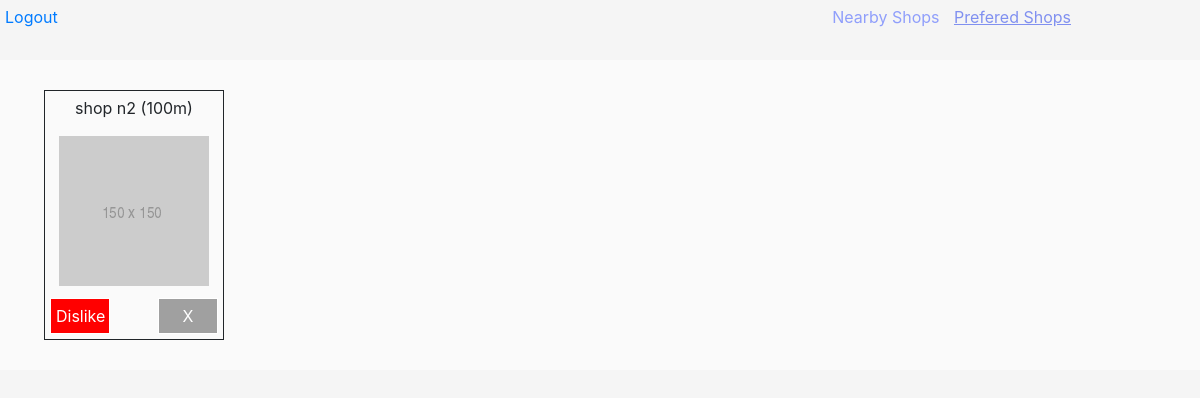
The app's page /preferedShops (signed in) with its own data.
### tables this page shows
CREATE TABLE "shops" (
	"id"	INTEGER PRIMARY KEY AUTOINCREMENT,
	"name"	TEXT,
	"image"	TEXT,
	"distance"	INTEGER
);

### classes/Shop.php (called while the page is built, shortened)
<?php
class Shop
{
	public static function getShops()
	{
		$pdo = new PDO('sqlite:data.db', null, null, [
			PDO::ATTR_ERRMODE => PDO::ERRMODE_EXCEPTION,
			PDO::ATTR_DEFAULT_FETCH_MODE => PDO::FETCH_OBJ
		]);
		$query = $pdo->query('SELECT * FROM shops ORDER BY distance');
		$i = 0;
		$arr = [];
		try{
			while($shops = $query->fetch()){
				$arr[$i] = $shops;
				$i++;
			}
			return $arr;
		} catch(PDOException $e){
			$error = $e->getMessage();
		}
	}
	public static function liked($user,$id){
		$pdo = new PDO('sqlite:data.db', null, null, [
			PDO::ATTR_ERRMODE => PDO::ERRMODE_EXCEPTION,
			PDO::ATTR_DEFAULT_FETCH_MODE => PDO::FETCH_OBJ
		]);
		$query = $pdo->query('SELECT COUNT(*) nbr FROM shops,`like_dislike` WHERE id='.$id.' AND id_shop='.$id.' AND id_user='.$user.' AND type=1 ORDER BY distance');
		$count = $query->fetch();
		if($count->nbr == 0){
			return false;
		}else{
			return true;
		}
	}
	public static function disliked($user,$id){
		$pdo = new PDO('sqlite:data.db', null, null, [
			PDO::ATTR_ERRMODE => PDO::ERRMODE_EXCEPTION,
			PDO::ATTR_DEFAULT_FETCH_MODE => PDO::FETCH_OBJ
		]);
		$query = $pdo->query('SELECT COUNT(*) nbr FROM shops,like_dislike WHERE id='.$id.' AND id_shop='.$id.' AND id_user='.$user.' AND type=0 ORDER BY distance');
		$count = $query->fetch();
		if($count->nbr == 0){
			return false;
		}else{
			return true;
		}
	}
}
?>

### views/preferedShops.php (the view, shortened to what this page needs)
<nav id="nav">
  <ul>
    <li><a href="nearbyShops">Nearby Shops</a></li>
    <li><a href="preferedShops" class="active">Prefered Shops</a></li>
  </ul>
  <a href="logout">Logout</a>
</nav>
<div id="container">
<?php
  $shops = Shop::getShops();
  for($i=0;$i<count($shops);$i++){
    if(Shop::liked($_SESSION['id'],$shops[$i]->id)){
    ?>
    <div class="shop" id="shop_<?= $shops[$i]->id ?>">
      <span class="name"><p><?= $shops[$i]->name; ?> (<?= $shops[$i]->distance; ?>m)</p></span>
      <span class="image"><img src="<?= $shops[$i]->image; ?>"></span>
      <?php if(!Shop::disliked($_SESSION['id'],$shops[$i]->id)){ ?><span class="dislikebtn" id="dislike_<?= $shops[$i]->id;?>">Dislike</span><?php }?>
      <?php if(!Shop::disliked($_SESSION['id'],$shops[$i]->id)){ ?><span class="likebtn" style="background: #A0A0A0 ;" id="remove_<?= $shops[$i]->id;?>">X</span><?php }?>
    </div>
    <?php
    }
  }
?>
</div>

### css/style.css (style rules this page uses)
html, body { height: 100%; }
body { display: -ms-flexbox; display: flex; -ms-flex-align: center; align-items: center; padding-top: 40px; padding-bottom: 40px; background-color: #f5f5f5; }
#nav { position: fixed; top: 0; left: 0; width: 100%; padding: 5px; }
#nav ul { float: right; margin-right: 10%; }
#nav ul li { display: inline; padding: 5px; }
#nav ul li a { text-decoration: none; color: #8F9EFB; }
#nav ul li a.active { text-decoration: underline; color: #8090F0; }
#container { background: #FAFAFA ; width: 100%; position: absolute; top: 60px; left: 0; padding: 20px 2%; }
#container .shop { position: relative; display: inline-block; margin: 10px 20px; width: 180px; height: 250px; padding: 5px; border: solid 1px; }
#container .shop .name { text-align: center; }
#container .shop .image img { margin-left: auto; margin-right: auto; display: block; }
.dislikebtn { text-align: center; cursor: pointer; position: absolute; bottom: 5px; left: 5px; padding:5px; width: 60px; border: solid 1px; background: red; color: white; }
.likebtn { text-align: center; cursor: pointer; position: absolute; bottom: 5px; right: 5px; padding:5px; width: 60px; border: solid 1px; background: green; color: white; }

### records on screen
shops: name "shop n2", distance "100", image (picture)
